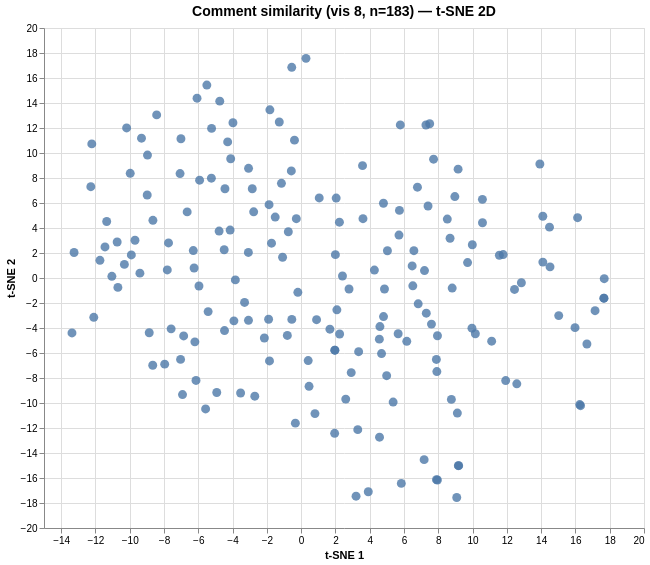

Vega-Lite specification for this chart:
### Vega specification from a JSON file in a GitHub repository (floating-point values rounded to 4 significant figures; data arrays with more than 128 entries replaced by an {"elided": "..."} marker saying what was removed)
{"$schema": "https://vega.github.io/schema/vega/v6.json", "data": [{"name": "param_1e9efca18e7a2868_store"}, {"name": "source_0", "values": {"elided": "183 records"}}, {"name": "source_0_x_domain_dim_1", "values": [{"min": -13.37, "max": 17.68}]}, {"name": "source_0_y_domain_dim_2", "values": [{"min": -17.56, "max": 17.57}]}], "signals": [{"name": "unit", "value": {}, "on": [{"events": "pointermove", "update": "isTuple(group()) ? group() : unit"}]}, {"name": "param_1e9efca18e7a2868", "update": "vlSelectionResolve(\"param_1e9efca18e7a2868_store\", \"union\")"}, {"name": "param_1e9efca18e7a2868_dim_1", "on": [{"events": [{"source": "view", "type": "dblclick"}], "update": "null"}, {"events": {"signal": "param_1e9efca18e7a2868_translate_delta"}, "update": "panLinear(param_1e9efca18e7a2868_translate_anchor.extent_x, -param_1e9efca18e7a2868_translate_delta.x / width)"}, {"events": {"signal": "param_1e9efca18e7a2868_zoom_delta"}, "update": "zoomLinear(domain(\"x\"), param_1e9efca18e7a2868_zoom_anchor.x, param_1e9efca18e7a2868_zoom_delta)"}]}, {"name": "param_1e9efca18e7a2868_dim_2", "on": [{"events": [{"source": "view", "type": "dblclick"}], "update": "null"}, {"events": {"signal": "param_1e9efca18e7a2868_translate_delta"}, "update": "panLinear(param_1e9efca18e7a2868_translate_anchor.extent_y, param_1e9efca18e7a2868_translate_delta.y / height)"}, {"events": {"signal": "param_1e9efca18e7a2868_zoom_delta"}, "update": "zoomLinear(domain(\"y\"), param_1e9efca18e7a2868_zoom_anchor.y, param_1e9efca18e7a2868_zoom_delta)"}]}, {"name": "param_1e9efca18e7a2868_tuple", "on": [{"events": [{"signal": "param_1e9efca18e7a2868_dim_1 || param_1e9efca18e7a2868_dim_2"}], "update": "param_1e9efca18e7a2868_dim_1 && param_1e9efca18e7a2868_dim_2 ? {unit: \"\", fields: param_1e9efca18e7a2868_tuple_fields, values: [param_1e9efca18e7a2868_dim_1,param_1e9efca18e7a2868_dim_2]} : null"}]}, {"name": "param_1e9efca18e7a2868_tuple_fields", "value": [{"field": "dim_1", "channel": "x", "type": "R"}, {"field": "dim_2", "channel": "y", "type": "R"}]}, {"name": "param_1e9efca18e7a2868_translate_anchor", "value": {}, "on": [{"events": [{"source": "scope", "type": "pointerdown"}], "update": "{x: x(unit), y: y(unit), extent_x: domain(\"x\"), extent_y: domain(\"y\")}"}]}, {"name": "param_1e9efca18e7a2868_translate_delta", "value": {}, "on": [{"events": [{"source": "window", "between": [{"source": "scope", "type": "pointerdown"}, {"source": "window", "type": "pointerup"}], "type": "pointermove", "consume": true}], "update": "{x: param_1e9efca18e7a2868_translate_anchor.x - x(unit), y: param_1e9efca18e7a2868_translate_anchor.y - y(unit)}"}]}, {"name": "param_1e9efca18e7a2868_zoom_anchor", "on": [{"events": [{"source": "scope", "type": "wheel", "consume": true}], "update": "{x: invert(\"x\", x(unit)), y: invert(\"y\", y(unit))}"}]}, {"name": "param_1e9efca18e7a2868_zoom_delta", "on": [{"events": [{"source": "scope", "consume": true, "type": "wheel"}], "update": "pow(1.001, event.deltaY * pow(16, event.deltaMode))", "force": true}]}, {"name": "param_1e9efca18e7a2868_modify", "on": [{"events": {"signal": "param_1e9efca18e7a2868_tuple"}, "update": "modify(\"param_1e9efca18e7a2868_store\", param_1e9efca18e7a2868_tuple, true)"}]}], "marks": [{"type": "symbol", "name": "marks", "from": {"data": "source_0"}, "encode": {"update": {"fill": {"value": "#4c78a8"}, "y": {"field": "dim_2", "scale": "y"}, "shape": {"value": "circle"}, "size": {"value": 80}, "opacity": {"value": 0.8}, "tooltip": {"signal": "{\"Comment #\": format(datum[\"index\"], \"\"), \"Comment\": isValid(datum[\"comment\"]) ? datum[\"comment\"] : \"\"+datum[\"comment\"]}"}, "x": {"field": "dim_1", "scale": "x"}}}, "interactive": true, "clip": true, "style": ["circle"]}], "scales": [{"name": "x", "type": "linear", "domain": [{"signal": "(data(\"source_0_x_domain_dim_1\")[0] || {}).min"}, {"signal": "(data(\"source_0_x_domain_dim_1\")[0] || {}).max"}], "range": [0, {"signal": "width"}], "domainRaw": {"signal": "param_1e9efca18e7a2868[\"dim_1\"]"}, "zero": true, "nice": true}, {"name": "y", "type": "linear", "domain": [{"signal": "(data(\"source_0_y_domain_dim_2\")[0] || {}).min"}, {"signal": "(data(\"source_0_y_domain_dim_2\")[0] || {}).max"}], "range": [{"signal": "height"}, 0], "nice": true, "domainRaw": {"signal": "param_1e9efca18e7a2868[\"dim_2\"]"}, "zero": true}], "axes": [{"scale": "x", "tickCount": {"signal": "ceil(width/40)"}, "grid": true, "orient": "bottom", "labels": false, "gridScale": "y", "maxExtent": 0, "aria": false, "minExtent": 0, "ticks": false, "zindex": 0, "domain": false}, {"scale": "y", "grid": true, "tickCount": {"signal": "ceil(height/40)"}, "ticks": false, "labels": false, "aria": false, "orient": "left", "domain": false, "maxExtent": 0, "minExtent": 0, "zindex": 0, "gridScale": "x"}, {"scale": "x", "labelOverlap": true, "grid": false, "zindex": 0, "orient": "bottom", "tickCount": {"signal": "ceil(width/40)"}, "title": "t-SNE 1", "labelFlush": true}, {"scale": "y", "labelOverlap": true, "title": "t-SNE 2", "orient": "left", "zindex": 0, "grid": false, "tickCount": {"signal": "ceil(height/40)"}}], "title": {"text": "Comment similarity (vis 8, n=183) — t-SNE 2D", "frame": "group", "fontSize": 14}, "width": 600, "height": 500, "background": "white", "padding": 5, "style": "cell"}
